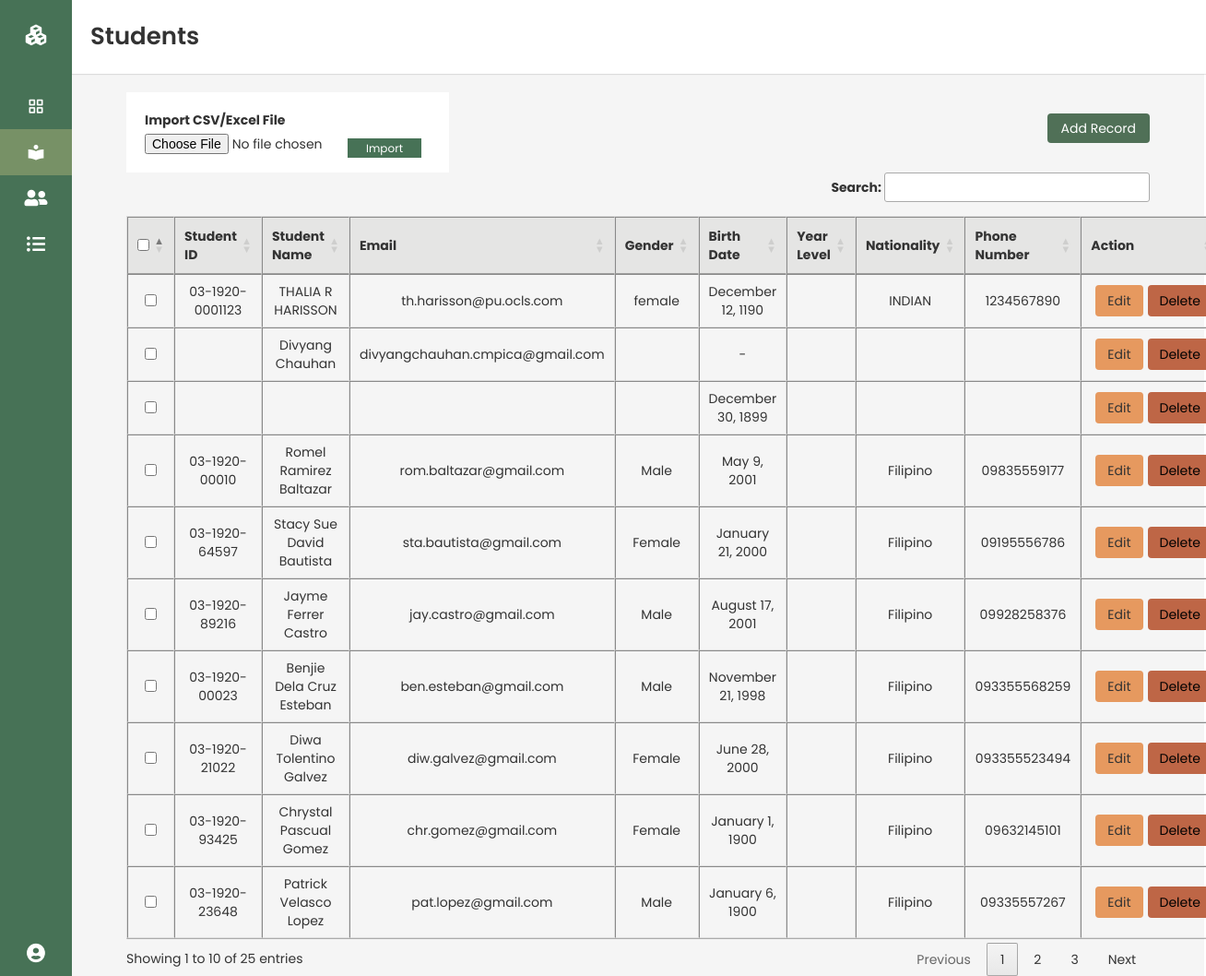
The page /admindashboard_students.php (signed in) on the database its author committed.
### tables this page shows
CREATE TABLE `students` (
  `id` int(11) NOT NULL,
  `student_id` varchar(255) DEFAULT NULL,
  `firstname` varchar(255) NOT NULL,
  `lastname` varchar(255) NOT NULL,
  `middlename` varchar(255) DEFAULT NULL,
  `birth_date` date DEFAULT NULL,
  `nationality` varchar(255) DEFAULT NULL,
  `gender` varchar(255) DEFAULT NULL,
  `phone` varchar(20) DEFAULT NULL,
  `email` varchar(255) NOT NULL,
  `password` varchar(255) NOT NULL
);

### admindashboard_students.php (the view, shortened to what this page needs)
<?php
include ('db_conn.php');
if (isset($_SESSION['id']) && isset($_SESSION['email'])) {
 ?>
<!DOCTYPE html>
<html lang="en" dir="ltr">
  <head>
    <link rel="stylesheet" href="admindashboardstyle.css">
    <link rel="stylesheet" href="admin.css">
    <link href='https://unpkg.com/boxicons@2.0.7/css/boxicons.min.css' rel='stylesheet'>
    <link rel="stylesheet" href="https://pro.fontawesome.com/releases/v5.10.0/css/all.css"/>
    <link rel="stylesheet" href="https://maxcdn.bootstrapcdn.com/bootstrap/3.4.1/css/bootstrap.min.css">
    <link rel="stylesheet" type="text/css" href="//cdn.datatables.net/1.11.4/css/jquery.dataTables.min.css">
    <link rel="stylesheet" type="text/css" href="https://cdn.datatables.net/buttons/2.2.2/css/buttons.dataTables.min.css">
   </head>
<body>
<div class="sidebar close">
    <div class="logo-details">
        <i class="bx bxs-component" style="text-shadow: none;"></i>
    </div>
    <ul class="nav-links">
      <li>
        <a href="admindashboard.php">
          <i class='bx bx-grid-alt' style="text-shadow: none;"></i>
        </a>
      </li>
      <li>
        <a href="admindashboard_students.php" class="active">
          <i class='bx bxs-book-reader'style="text-shadow: none;"></i>
        </a>
      </li>
      <li>
        <div class="iocn-link">
          <a href="admindashboard_useraccounts_a.php">
            <i class="fas fa-user-friends" style="text-shadow: none;"></i>
          </a>
        </div>
      </li>
      <li>
        <a href="admindashboard_userlogs.php">
            <i class="fas fa-list-ul" style="text-shadow: none;"></i>
        </a>
      </li>
       <li class="log_out">
          <div class="iocn-link">
          <a href="#">
            <i class="fas fa-user-circle"></i>
          </a>
          </div>
      </li>
  </div>
  <section class="home-section">
      <nav>
        <div class="home-content">
          <span class="text">Students</span>
        </div>
      </nav>
      <div class="container home-teacher container-flex" style="padding: 0px 30px;">
        <div class="d-flex table-filter">
            <div class="d-flex">
                <div class="row">
                  <div class="col-md-12">
                    <form action="import_student_data.php" method="post" name="frmExcelImport" id="frmExcelImport" enctype="multipart/form-data">
                      <div style="width: 350px;background: #fff;padding: 20px;">
                        <label>Import CSV/Excel File</label> <input type="file" name="excel" id="file" accept=".xls,.xlsx,.csv">
                        <input type="submit" name="import" value="Import" style="padding:2px 20px;position: absolute;right: 40px;top: 45px;border-radius:0px;"/>
                      </div>
                    </form>
                  </div>
                </div>
            </div>
            <div class="d-flex">
                <button type="button" class="btn btn-primary" data-toggle="modal" data-target="#studentModal">Add Record</button>
            </div>
        </div>
        <form action="admindashboard_students.php" method="post" id="delete_form">
          <table width="100%" border="1" cellspacing="0" cellpadding="10" align="center" id="table">
              <thead>
                  <tr>
                      <th><input type="checkbox" name="chk_all" value="" id="chk_all"/></th>
                      <th>Student ID</th>
                      <th>Student Name</th>
                      <th>Email</th>
                      <th>Gender</th>
                      <th>Birth Date</th>
                      <th>Year Level</th>
                      <th>Nationality</th>
                      <th>Phone Number</th>
                      <th>Action</th>
                  </tr>
              </thead>
              <tbody>
                  <?php
                    $sql = "SELECT * FROM students";
                        $result = mysqli_query($conn, $sql);
                        while($inner_row = mysqli_fetch_array($result)){?>
                  <tr>
                      <td><input class="chkbox" type="checkbox" name="chk_id[]" value="<?php echo $inner_row['id']; ?>" /></td>
                      <td><?php echo $inner_row['student_id']; ?></td>
                      <td><?php echo $inner_row['firstname']." ".$inner_row['middlename']." ".$inner_row['lastname']; ?></td>
                      <td><?php echo $inner_row['email']; ?></td>
                      <td><?php echo $inner_row['gender']; ?></td>
                      <td>
                        <?php
                        if($inner_row['birth_date']!=''){
                          $timestamp = strtotime($inner_row['birth_date']);
                          $today = date("F j, Y",$timestamp);
                          echo $today;
                        }
                        else{
                          echo '-';
                        }
                        ?>
                      </td>
                      <td><?php echo $inner_row['yearlvl']; ?></td>
                      <td><?php echo $inner_row['nationality']; ?></td>
                      <td><?php echo $inner_row['phone']; ?></td>
                      <td>
                          <div class="d-flex justify-content-center student_<?php echo $inner_row['id']; ?>">
                            <button class="btn edit edit_student" data-id="<?php echo $inner_row['id']; ?>" type="button" id="">Edit</button>
                            <a href="delete_student_record.php?id=<?php echo $inner_row['id'];?>" class="btn delete" style="background: #be6646;color:#000;">Delete</a>
                          </div>
                      </td>
                  </tr>
                  <?php } ?>
              </tbody>
          </table>
        </form>
    </div>
  </section>
</body>
</html>
<?php
}else{
     header("Location: adminlogin.php");
     exit();
}
 ?>

### admindashboardstyle.css (style rules this page uses)
* { margin: 0; padding: 0; box-sizing: border-box; font-family: "Poppins", sans-serif; }
.sidebar { position: fixed; top: 0; left: 0; height: 100%; width: 260px; background: #477256; z-index: 100; width: 78px; opacity: 1 !important; }
.sidebar .logo-details { height: 60px; width: 100%; display: flex; align-items: center; }
.sidebar .logo-details i { font-size: 30px; color: #fff; height: 50px; min-width: 78px; text-align: center; line-height: 50px; margin-top: 15px; }
.sidebar .nav-links { height: 100%; padding: 30px 0 150px 0; overflow: auto; }
.sidebar.close .nav-links { overflow: visible; }
.sidebar .nav-links li { position: relative; list-style: none; }
.sidebar .nav-links li .iocn-link { display: flex; align-items: center; justify-content: space-between; }
.sidebar.close .nav-links li .iocn-link { display: block; }
.sidebar .nav-links li i { height: 50px; min-width: 78px; text-align: center; line-height: 50px; color: #fff; font-size: 20px; cursor: pointer; }
.sidebar .nav-links li a { display: flex; align-items: center; text-decoration: none; }
.home-section { position: relative; background: #f5f5f5; min-height: 100vh; width: calc(100% - 240px); left: 260px; }
.home-section nav { display: flex; justify-content: space-between; height: 80px; background: #fff; align-items: center; position: fixed; width: calc(100% - 240px); left: 260px; z-index: 100; padding: 0 20px; box-shadow: 0 1px 1px rgba(0, 0, 0, 0.1); }
.sidebar.close ~ .home-section nav { left: 78px; width: calc(100% - 78px); }
.home-section { width: calc(100% - 80px); left: 78px; }
.home-section .home-content { height: 60px; display: flex; align-items: center; }
.home-section .home-content .text { font-size: 26px; font-weight: 600; }
.sidebar .nav-links .log_out { position: absolute; bottom: 0; width: 100%; }
.sidebar .nav-links li a.active { background: #779166; }
input[type="submit"] { font-size: 12px; color: white; font-size: 400; background-color: #477256; border: none; padding: 5px; float: right; margin: 5px; margin-right: 5px; }

### admin.css (style rules this page uses)
.table-filter { justify-content: space-between; padding-top: 100px; }
.table-filter>div { align-items: center; }
.table-filter>div>button { background-color: #507057; color: #ffff; min-height: 30px; border: none; padding-left: 15px; padding-right: 15px; white-space: nowrap; margin-bottom: 10px; }
th { background-color: #e5e5e4; font-weight: bold; }
table, table td, table th { border-color: #ddd; text-align: center; }
td button { border:1px solid #000; border-radius: 5px; width: 100%; margin-left: 5px; margin-right: 5px; min-height: 30px; max-width: 80px; }
td button.edit { background-color: #e6995f; }
.d-flex { display: flex; }
.justify-content-center { justify-content: center; }
body { background-color: #f7f6f2; margin: 0px; }

### rows shown on the page
students: student "03-1920-0001123", firstname "THALIA", middlename "R", lastname "HARISSON", email "th.harisson@pu.ocls.com", gender "female", birth_date "December 12, 1190", nationality "INDIAN", phone "1234567890"
students: firstname "Divyang", lastname "Chauhan", email "divyangchauhan.cmpica@gmail.com"
students: birth_date "December 30, 1899"
students: student "03-1920-00010", firstname "Romel", middlename "Ramirez", lastname "Baltazar", email "rom.baltazar@gmail.com", gender "Male", birth_date "May 9, 2001", nationality "Filipino", phone "09835559177"
students: student "03-1920-64597", firstname "Stacy Sue", middlename "David", lastname "Bautista", email "sta.bautista@gmail.com", gender "Female", birth_date "January 21, 2000", nationality "Filipino", phone "09195556786"
students: student "03-1920-89216", firstname "Jayme", middlename "Ferrer", lastname "Castro", email "jay.castro@gmail.com", gender "Male", birth_date "August 17, 2001", nationality "Filipino", phone "09928258376"
students: student "03-1920-00023", firstname "Benjie", middlename "Dela Cruz", lastname "Esteban", email "ben.esteban@gmail.com", gender "Male", birth_date "November 21, 1998", nationality "Filipino", phone "093355568259"
students: student "03-1920-21022", firstname "Diwa", middlename "Tolentino", lastname "Galvez", email "diw.galvez@gmail.com", gender "Female", birth_date "June 28, 2000", nationality "Filipino", phone "093355523494"
students: student "03-1920-93425", firstname "Chrystal", middlename "Pascual", lastname "Gomez", email "chr.gomez@gmail.com", gender "Female", birth_date "January 1, 1900", nationality "Filipino", phone "09632145101"
students: student "03-1920-23648", firstname "Patrick", middlename "Velasco", lastname "Lopez", email "pat.lopez@gmail.com", gender "Male", birth_date "January 6, 1900", nationality "Filipino", phone "09335557267"
